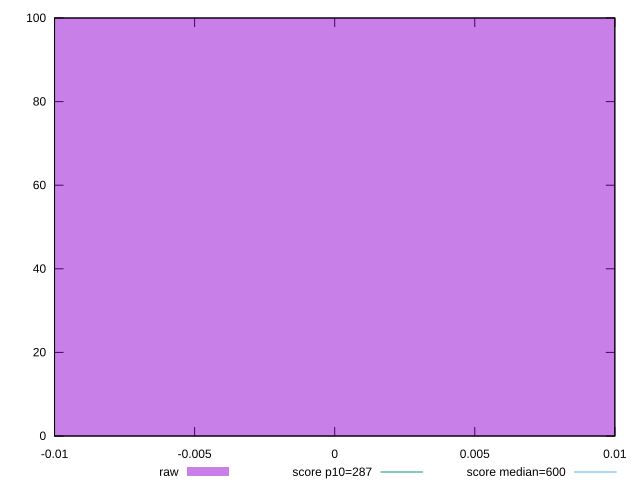

This chart was generated by the following gnuplot code:
reset

$raw <<EOF
0 100
EOF

set key outside below
set boxwidth 0.1
set xrange [-0.01:0.01]
set yrange [0:100]
set trange [0:100]
set style fill transparent solid 0.5 noborder

set parametric
set terminal svg size 640, 490 enhanced background rgb 'white'
set output "reprap/total-blocking-time/samples/pages+cached+noexternal+nocss/raw/histogram.svg"

plot $raw title "raw" with boxes, \
     287,t title "score p10=287", \
     600,t title "score median=600"

reset
